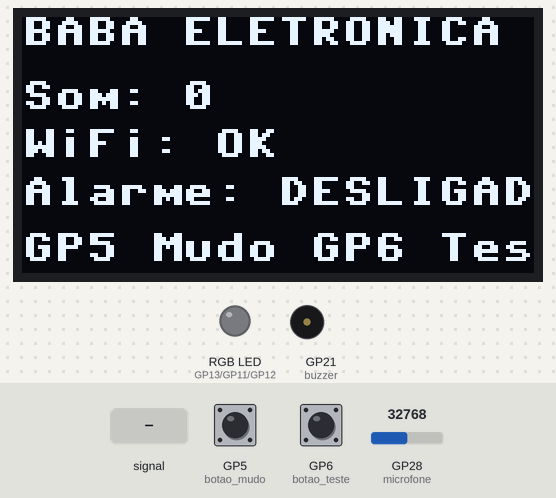
Bench run of a program on a simulated Raspberry Pi Pico running MicroPython. Shown: 128×64 one-colour display, an RGB LED mixed from three pins (HIGH = lit), buzzer (waves = sounding). The inputs (shaded band) are chosen by the test bench; at power-on: GP5 (botao_mudo) HIGH, GP28 (microfone) = 32768, GP6 (botao_teste) HIGH (analog values on the 0–65535 scale). WiFi joins after 1.5 s; web requests get an empty 200 reply after 0.4 s; what the program prints to the serial console is not drawn.

Above: at 2.7 s.
2.8 s: GP28 (microfone) fed a 200 Hz sine of ±16383 counts around its level
At 3.8 s:
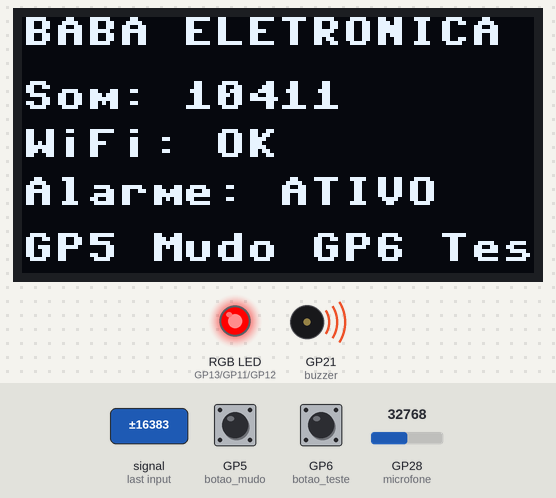
5.8 s: GP5 (botao_mudo) pulled LOW for 3.2 s
At 9.6 s:
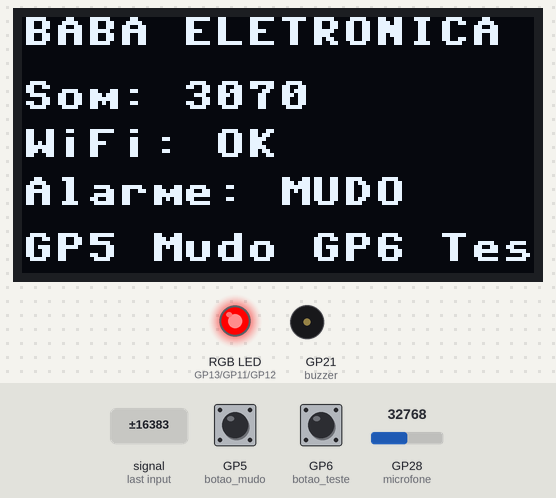
10.5 s: GP5 (botao_mudo) pulled LOW for 0.15 s
At 13.3 s:
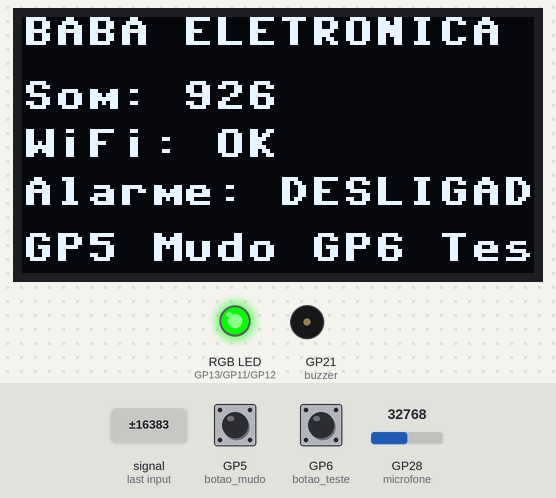
13.6 s: GP28 (microfone) set to 45874
At 14.3 s:
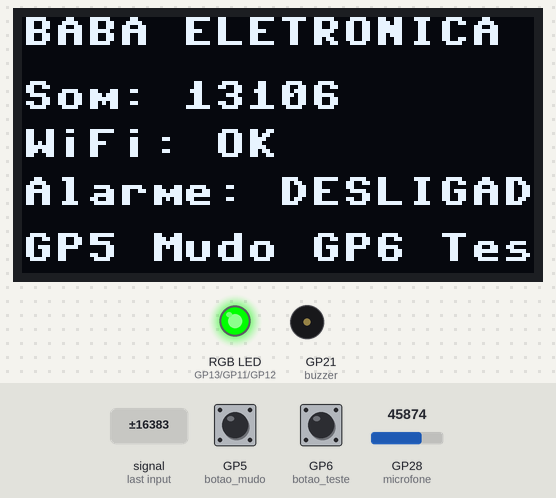
16.6 s: GP5 (botao_mudo) pulled LOW for 1 s
At 17.4 s:
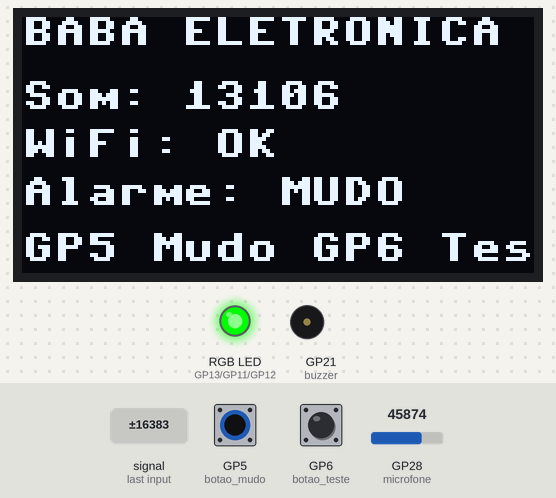
19.1 s: GP28 (microfone) fed a 1000 Hz sine of ±16383 counts around its level
At 19.7 s:
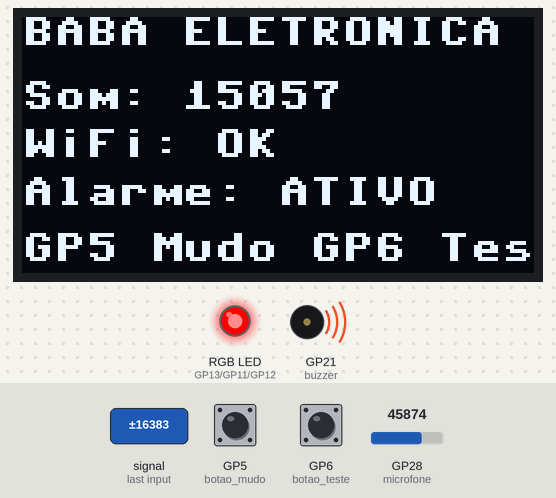
Timing chart, 0 to 21.8 s (numbered marks = the images above; inputs shaded):
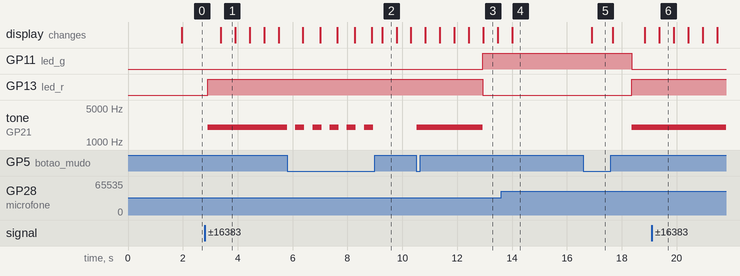

Measured:
- after the input at 2.8 s, GP13 (led_r): LOW → HIGH after 0.11 s; tone on GP21 (buzzer): silent → 2000 Hz after 0.11 s; the display: changes after 0.59 s (image 1)
- after the input at 5.8 s, tone on GP21 (buzzer): alternates 2000 Hz for 0.33 s and silent for 0.30 s, 11 changes in all, then stays silent, starting at once
- after the input at 10.5 s, tone on GP21 (buzzer): silent → 2000 Hz at once, → silent 2.4 s later; the display: first changes after 0.34 s (image 3 shows a later state)
- after the input at 16.6 s, the display: changes after 0.30 s (image 5)
- after the input at 19.1 s, the display: changes after 0.26 s (image 6)
- what the display in image 1 shows lasts 0.5 s, from 3.4 s to 3.9 s

The program:

main.py
```python
# ============================================================
# BABA ELETRONICA IOT
# Raspberry Pi Pico W + MicroPython
# Comunicacao HTTP com backend Django
# ============================================================

from machine import Pin, ADC, PWM
import network
import time
import ujson

try:
    import urequests
except ImportError:
    import requests as urequests

# ---------------- CONFIGURACAO ----------------

WIFI_SSID = "NOME_DA_SUA_REDE"
WIFI_PASSWORD = "SENHA_DA_SUA_REDE"

# URL do Django acessivel pela internet.
# Exemplo: https://seu-projeto.example.com
SERVER_URL = "DOMINIO_DO_SEU_BACKEND_DJANGO"

# Deve ser igual a chave cadastrada no Django.
DEVICE_KEY = "26b4de845ab8448caf9a6501143e7598bf6c1b24a762c67c041b0be9e6bc7235"

# Ajuste conforme os testes do microfone.
SOUND_THRESHOLD = 5000
DETECTIONS_REQUIRED = 3

HEARTBEAT_INTERVAL = 15000
ALERT_COOLDOWN = 15000
ALARM_DURATION = 10000

# ------------------------------------------------

# Sensor analogico de som
microfone = ADC(28)

# Buzzer
buzzer = PWM(Pin(21))
buzzer.freq(2000)
buzzer.duty_u16(0)

# Botoes ligados entre GPIO e GND
botao_mudo = Pin(5, Pin.IN, Pin.PULL_UP)
botao_teste = Pin(6, Pin.IN, Pin.PULL_UP)

# LED RGB
led_r = Pin(13, Pin.OUT)
led_g = Pin(11, Pin.OUT)
led_b = Pin(12, Pin.OUT)

# OLED opcional
try:
    from machine import I2C
    import ssd1306

    i2c = I2C(
        1,
        sda=Pin(14),
        scl=Pin(15),
        freq=400000
    )

    oled = ssd1306.SSD1306_I2C(128, 64, i2c)

except Exception:
    oled = None
    print("OLED indisponivel; continuando sem display.")

# Wi-Fi
wifi = network.WLAN(network.STA_IF)
wifi.active(True)

# Estado do sistema
muted = False
alarm_active = False
alarm_until = 0

high_count = 0
last_level = 0

last_alert = time.ticks_add(
    time.ticks_ms(), -ALERT_COOLDOWN
)

last_heartbeat = time.ticks_add(
    time.ticks_ms(), -HEARTBEAT_INTERVAL
)

last_display = 0


# ---------------- HARDWARE ----------------

def set_led(red, green, blue):
    led_r.value(red)
    led_g.value(green)
    led_b.value(blue)


def alarm_start():
    global alarm_active, alarm_until

    alarm_active = True
    alarm_until = time.ticks_add(
        time.ticks_ms(), ALARM_DURATION
    )

    set_led(1, 0, 0)

    if not muted:
        buzzer.duty_u16(32768)


def alarm_stop():
    global alarm_active

    alarm_active = False
    buzzer.duty_u16(0)
    set_led(0, 1, 0)


# ---------------- WIFI ----------------

def connect_wifi():
    if wifi.isconnected():
        return True

    print("Conectando ao Wi-Fi...")

    try:
        wifi.connect(WIFI_SSID, WIFI_PASSWORD)

        start = time.ticks_ms()

        while not wifi.isconnected():
            elapsed = time.ticks_diff(
                time.ticks_ms(), start
            )

            if elapsed >= 10000:
                print("Falha na conexao Wi-Fi.")
                return False

            time.sleep_ms(250)

        print("Wi-Fi conectado:", wifi.ifconfig()[0])
        return True

    except Exception as error:
        print("Erro Wi-Fi:", error)
        return False


# ---------------- COMUNICACAO DJANGO ----------------

def send_to_django(endpoint, data):
    if not connect_wifi():
        return False

    response = None

    try:
        url = SERVER_URL.rstrip("/") + endpoint

        headers = {
            "Content-Type": "application/json",
            "X-Device-Key": DEVICE_KEY
        }

        response = urequests.post(
            url,
            data=ujson.dumps(data),
            headers=headers
        )

        success = (
            response.status_code >= 200
            and response.status_code < 300
        )

        if success:
            print("Dados enviados:", endpoint)
        else:
            print(
                "Erro HTTP:",
                response.status_code,
                endpoint
            )

        return success

    except Exception as error:
        print("Falha no envio:", error)
        return False

    finally:
        if response is not None:
            try:
                response.close()
            except Exception:
                pass


def send_heartbeat():
    data = {
        "device": "pico-w-baba-eletronica",
        "online": True,
        "sound_level": last_level
    }

    return send_to_django(
        "/iot/heartbeat/",
        data
    )


def send_alert(level):
    data = {
        "type": "possible_cry",
        "message": "Som elevado detectado. Verifique o bebe.",
        "sound_level": level
    }

    return send_to_django(
        "/iot/alert/",
        data
    )


# ---------------- OLED ----------------

def update_display():
    if oled is None:
        return

    try:
        oled.fill(0)

        oled.text("BABA ELETRONICA", 0, 0)
        oled.text("Som: {}".format(last_level), 0, 16)

        oled.text(
            "WiFi: {}".format(
                "OK" if wifi.isconnected() else "OFF"
            ),
            0,
            28
        )

        if muted:
            alarm_status = "MUDO"
        elif alarm_active:
            alarm_status = "ATIVO"
        else:
            alarm_status = "DESLIGADO"

        oled.text("Alarme: " + alarm_status, 0, 40)
        oled.text("GP5 Mudo GP6 Teste", 0, 54)

        oled.show()

    except Exception as error:
        print("Erro OLED:", error)


# ---------------- INICIALIZACAO ----------------

print("================================")
print("BABA ELETRONICA IOT")
print("Inicializando dispositivo...")
print("================================")

connect_wifi()


# ---------------- LOOP PRINCIPAL ----------------

while True:
    now = time.ticks_ms()

    # Botao de mudo
    if botao_mudo.value() == 0:
        muted = not muted

        if muted:
            buzzer.duty_u16(0)
        elif alarm_active:
            buzzer.duty_u16(32768)

        print("Mudo:", muted)
        time.sleep_ms(250)

    # Botao de teste
    if botao_teste.value() == 0:
        alarm_start()
        print("Teste manual do alarme")
        time.sleep_ms(250)

    # Leitura do microfone analogico
    raw = microfone.read_u16()

    # Estimativa simples de amplitude sonora
    level = abs(raw - 32768)
    last_level = level

    if level >= SOUND_THRESHOLD:
        high_count += 1
    else:
        high_count = 0

    # Deteccao de som elevado com intervalo entre alertas
    if (
        high_count >= DETECTIONS_REQUIRED
        and time.ticks_diff(now, last_alert) >= ALERT_COOLDOWN
    ):
        alarm_start()

        print("Som elevado:", level)
        send_alert(level)

        last_alert = time.ticks_ms()
        high_count = 0

    # Desligamento do alarme
    if (
        alarm_active
        and time.ticks_diff(now, alarm_until) >= 0
    ):
        alarm_stop()

    elif alarm_active:
        if muted:
            buzzer.duty_u16(0)
        else:
            buzzer.duty_u16(32768)

    # Envio periodico do estado do dispositivo
    if time.ticks_diff(now, last_heartbeat) >= HEARTBEAT_INTERVAL:
        send_heartbeat()
        last_heartbeat = time.ticks_ms()

    # Atualizacao do display
    if time.ticks_diff(now, last_display) >= 500:
        update_display()
        last_display = now

    time.sleep_ms(50)
```
